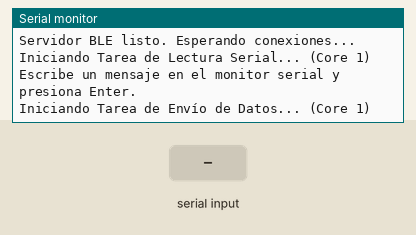
The sketch below on a simulated ESP32. On the bench: the last lines printed to the serial monitor. Inputs (shaded band) come from the test bench. Nothing arrives over Bluetooth unless stated; a phone connects over Bluetooth LE 3 s after start.

Above: at 1.0 s.
1.1 s: "1\n" received over Serial
At 2.8 s:
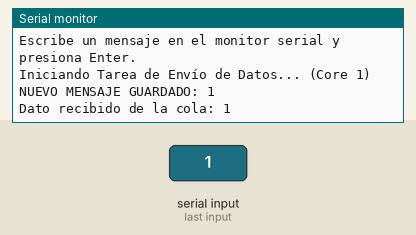
3.5 s: "0\n" received over Serial
At 3.83 s:
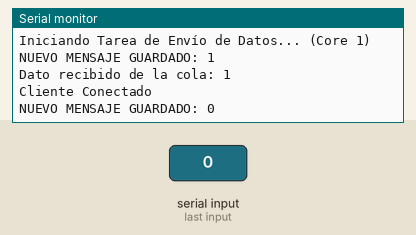
6.5 s: "2\n" received over Serial
At 7.7 s:
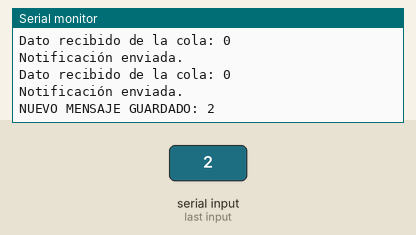
Timing chart, 0 to 9.5 s (numbered marks = the images above; inputs shaded):
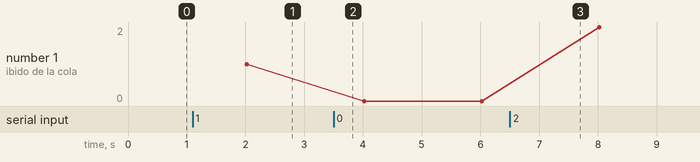

The sketch:

ESP32_BLE_SERVER.ino
```cpp
// (licence header left out)
// --- System & Library Headers ---
#include <BLEDevice.h>
#include <BLEServer.h>
#include <BLEUtils.h>
#include <BLE2902.h>
#include "freertos/FreeRTOS.h"
#include "freertos/task.h"
#include "freertos/queue.h"
#include "freertos/semphr.h" // <-- Incluir para Mutex (Semaphore Handles)

// --- BLE Definitions ---
// Visita www.uuidgenerator.net para crear tus propios UUIDs
#define SERVICE_UUID        "4fafc201-1fb5-459e-8fcc-c5c9c331914b"
#define CHARACTERISTIC_UUID "beb5483e-36e1-4688-b7f5-ea07361b26a8"

// --- FreeRTOS Definitions ---
#define MAX_STRING_LEN 50  // El tamaño máximo del string
#define QUEUE_LENGTH   5   // Cuántos mensajes puede almacenar la cola
#define SEND_INTERVAL_MS 2000 // Enviar el mensaje cada 2 segundos

// --- Global Handles & Flags ---
QueueHandle_t stringQueue;                   // Handle para la cola de FreeRTOS
BLECharacteristic *pCharacteristic;          // Puntero global a la característica
bool deviceConnected = false;                // Flag para el estado de la conexión

// --- Shared Global Variables ---
// Esta sección es crítica para la comunicación entre tareas.
// g_lastMessage es el recurso compartido.
char g_lastMessage[MAX_STRING_LEN] = "Esperando..."; // Almacena el último mensaje
SemaphoreHandle_t g_messageMutex;                    // Mutex para proteger g_lastMessage

// --- BLE Server Callbacks ---
/**
 * @brief Maneja los eventos de conexión y desconexión del cliente BLE.
 */
class MyServerCallbacks: public BLEServerCallbacks {
    /**
     * @brief Se llama cuando un cliente BLE se conecta.
     */
    void onConnect(BLEServer* pServer) {
      deviceConnected = true;
      Serial.println("Cliente Conectado");
    }

    /**
     * @brief Se llama cuando un cliente BLE se desconecta.
     */
    void onDisconnect(BLEServer* pServer) {
      deviceConnected = false;
      Serial.println("Cliente Desconectado");
      // Reiniciar la publicidad para que otros dispositivos puedan conectarse
      pServer->getAdvertising()->start();
    }
};

/**
 * @brief Tarea de FreeRTOS para gestionar el servidor BLE.
 * @param pvParameters Puntero a parámetros de la tarea (no se usa).
 * @note Esta tarea es "data-driven". Se bloquea indefinidamente en
 * `xQueueReceive` esperando que otra tarea le envíe datos.
 *
 * Inicializa la pila BLE, el servidor, el servicio y la característica.
 * Luego entra en un bucle infinito donde:
 * 1. Espera un string de `stringQueue`.
 * 2. Actualiza el valor de la característica BLE.
 * 3. Si hay un cliente conectado, le envía una notificación.
 */
void bleTask(void *pvParameters) {
  Serial.println("Iniciando Tarea BLE... (Core 0)");

  // 1. Inicializar BLE
  BLEDevice::init("ESP32_FreeRTOS_Server");

  // 2. Crear el Servidor BLE
  BLEServer *pServer = BLEDevice::createServer();
  pServer->setCallbacks(new MyServerCallbacks()); // Asignar callbacks

  // 3. Crear el Servicio
  BLEService *pService = pServer->createService(SERVICE_UUID);

  // 4. Crear la Característica
  pCharacteristic = pService->createCharacteristic(
                      CHARACTERISTIC_UUID,
                      BLECharacteristic::PROPERTY_READ   | // Permitir lectura
                      BLECharacteristic::PROPERTY_NOTIFY   // Permitir notificaciones
                    );

  // Se necesita un descriptor BLE2902 para que las notificaciones funcionen
  pCharacteristic->addDescriptor(new BLE2902());

  // 5. Iniciar el Servicio
  pService->start();

  // 6. Iniciar la Publicidad (Advertising)
  BLEAdvertising *pAdvertising = pServer->getAdvertising();
  pAdvertising->addServiceUUID(SERVICE_UUID);
  pAdvertising->setScanResponse(true);
  pAdvertising->setMinPreferred(0x06); // Ayuda con problemas de conexión en iOS
  pAdvertising->setMinPreferred(0x12);
  pServer->getAdvertising()->start();

  Serial.println("Servidor BLE listo. Esperando conexiones...");

  char receivedString[MAX_STRING_LEN]; // Buffer local para recibir el string de la cola

  // 7. Bucle principal de la tarea
  for (;;) {
    // Esperar (bloquear) hasta que un item esté disponible en la cola
    if (xQueueReceive(stringQueue, &receivedString, portMAX_DELAY)) {

      Serial.print("Dato recibido de la cola: ");
      Serial.println(receivedString);

      // Actualizar el valor de la característica
      pCharacteristic->setValue(receivedString);

      // Si hay un cliente conectado, enviarle una notificación
      if (deviceConnected) {
        pCharacteristic->notify();
        Serial.println("Notificación enviada.");
      }
    }
  }
}

/**
 * @brief Tarea que lee del Monitor Serial y GUARDA el mensaje.
 * @param pvParameters Puntero a parámetros de la tarea (no se usa).
 * @note Esta tarea *escribe* en el recurso compartido `g_lastMessage`.
 * Utiliza `g_messageMutex` para garantizar que la escritura sea atómica y
 * segura (thread-safe) y no sea interrumpida por la tarea de lectura.
 *
 * Esta tarea sondea `Serial.available()` en un bucle.
 * Cuando detecta una nueva línea (el usuario presiona Enter):
 * 1. Toma el Mutex (`xSemaphoreTake`), bloqueando a otras tareas.
 * 2. Copia de forma segura el nuevo string en `g_lastMessage`.
 * 3. Libera el Mutex (`xSemaphoreGive`), permitiendo que otras tareas accedan.
 */
void serialReaderTask(void *pvParameters) {
  Serial.println("Iniciando Tarea de Lectura Serial... (Core 1)");
  Serial.println("Escribe un mensaje en el monitor serial y presiona Enter.");

  for (;;) {
    // Verificar si hay datos disponibles en el buffer serial
    if (Serial.available() > 0) {
      String input = Serial.readStringUntil('\n');

      // Quitar espacios en blanco al inicio y al final
      input.trim();

      if (input.length() > 0) {

        // --- INICIO DE SECCIÓN CRÍTICA ---
        // Tomar el Mutex para bloquear el acceso a g_lastMessage
        // Esperará indefinidamente (portMAX_DELAY) si está bloqueado.
        if (xSemaphoreTake(g_messageMutex, portMAX_DELAY) == pdTRUE) {

          // Copiar el contenido del objeto String al array de char global
          strncpy(g_lastMessage, input.c_str(), MAX_STRING_LEN);
          // Asegurarse de que el string termine en nulo, por si input era > MAX_STRING_LEN
          g_lastMessage[MAX_STRING_LEN - 1] = '\0';

          // Liberar el Mutex para que dataSenderTask pueda leer
          xSemaphoreGive(g_messageMutex);

          Serial.print("NUEVO MENSAJE GUARDADO: ");
          Serial.println(g_lastMessage);
        }
        // --- FIN DE SECCIÓN CRÍTICA ---
      }
    }
    // Pequeña pausa para ceder tiempo de CPU a otras tareas
    vTaskDelay(pdMS_TO_TICKS(100));
  }
}

/**
 * @brief Tarea que ENVÍA el último mensaje guardado en un temporizador.
 * @param pvParameters Puntero a parámetros de la tarea (no se usa).
 * @note Esta tarea *lee* del recurso compartido `g_lastMessage`.
 * Utiliza `g_messageMutex` para garantizar una lectura segura (thread-safe).
 *
 * Esta tarea se despierta cada `SEND_INTERVAL_MS` milisegundos.
 * 1. Toma el Mutex (`xSemaphoreTake`) para asegurar que `serialReaderTask` no
 * escriba en `g_lastMessage` mientras esta tarea lo lee.
 * 2. Copia el mensaje global a un *buffer local* (`messageToSend`).
 * 3. Libera el Mutex (`xSemaphoreGive`) INMEDIATAMENTE después de la copia.
 * 4. Envía la copia local (`messageToSend`) a `stringQueue`, donde `bleTask`
 * la recogerá.
 */
void dataSenderTask(void *pvParameters) {
  Serial.println("Iniciando Tarea de Envío de Datos... (Core 1)");
  char messageToSend[MAX_STRING_LEN]; // Buffer local para enviar a la cola

  for (;;) {
    // Esperar el intervalo definido (ej. 2000 ms)
    vTaskDelay(pdMS_TO_TICKS(SEND_INTERVAL_MS));

    // --- INICIO DE SECCIÓN CRÍTICA ---
    // Tomar el Mutex para copiar de forma segura g_lastMessage
    if (xSemaphoreTake(g_messageMutex, portMAX_DELAY) == pdTRUE) {

      // Copiar el mensaje global a nuestro buffer local
      strcpy(messageToSend, g_lastMessage);

      // Liberar el Mutex tan pronto como sea posible.
      // No lo mantenemos mientras enviamos a la cola.
      xSemaphoreGive(g_messageMutex);
    }
    // --- FIN DE SECCIÓN CRÍTICA ---

    // Ahora, enviar la copia local a la cola (fuera de la sección crítica)
    // Esperará hasta 100ms si la cola está llena antes de rendirse
    if (xQueueSend(stringQueue, &messageToSend, pdMS_TO_TICKS(100)) == pdPASS) {
      // El print se hace en bleTask, no es necesario hacerlo aquí
      // Serial.print("Dato enviado a la cola: ");
      // Serial.println(messageToSend);
    } else {
      Serial.println("Error: La cola BLE está llena.");
    }
  }
}

// --- Función Setup de Arduino ---
/**
 * @brief Inicializa el sistema.
 *
 * Esta función realiza los siguientes pasos:
 * 1. Inicia la comunicación Serial para debugging.
 * 2. Crea el Mutex (`g_messageMutex`) para proteger la variable compartida.
 * 3. Crea la Cola (`stringQueue`) para comunicar `dataSenderTask` con `bleTask`.
 * 4. Crea y ancla (pin) todas las tareas a sus respectivos núcleos de CPU.
 * 5. Borra la tarea de `setup/loop` ya que no se usará.
 */
void setup() {
  Serial.begin(115200);
  Serial.println("Iniciando sistema...");

  // 1. Crear el Mutex
  g_messageMutex = xSemaphoreCreateMutex();
  if (g_messageMutex == NULL) {
    Serial.println("Error al crear el Mutex!");
    while(1); // Detener ejecución
  }

  // 2. Crear la cola
  // Almacenará items del tamaño de nuestro array 'char[MAX_STRING_LEN]'
  stringQueue = xQueueCreate(QUEUE_LENGTH, sizeof(char[MAX_STRING_LEN]));
  if (stringQueue == NULL) {
    Serial.println("Error al crear la cola!");
    while(1); // Detener ejecución
  }

  // 3. Crear las tareas

  // Tarea BLE (Core 0 - para todo lo relacionado con WiFi/Bluetooth)
  xTaskCreatePinnedToCore(
    bleTask,
    "BLE Task",
    8192, // BLE necesita un stack GRANDE
    NULL,
    1,    // Prioridad
    NULL,
    0     // Core 0
  );

  // Tarea de Lectura Serial (Core 1 - para lógica de aplicación)
  xTaskCreatePinnedToCore(
    serialReaderTask,
    "Serial Reader Task",
    2048, // Stack normal
    NULL,
    1,    // Prioridad
    NULL,
    1     // Core 1
  );

  // Tarea de Envío de Datos (Core 1 - para lógica de aplicación)
  xTaskCreatePinnedToCore(
    dataSenderTask,
    "Data Sender Task",
    2048, // Stack normal
    NULL,
    1,    // Prioridad
    NULL,
    1     // Core 1
  );

  Serial.println("Setup completo. 3 Tareas iniciadas.");

  // No necesitamos hacer nada en loop(), así que podemos borrar su tarea
  vTaskDelete(NULL);
}

// --- Función Loop de Arduino ---
/**
 * @brief Bucle principal de Arduino - intencionalmente vacío.
 *
 * En este proyecto basado en FreeRTOS, toda la lógica se maneja en
 * Tareas (Tasks) independientes. La tarea que ejecuta `setup()` y `loop()`
 * se borra en `setup()` llamando a `vTaskDelete(NULL)`, por lo que esta
 * función `loop()` nunca se ejecuta.
 */
void loop() {
  // Vacío
}
```

Measured:
- after the input at 1.1 s, the serial monitor: prints a new line at once (image 1)
- after the input at 3.5 s, the serial monitor: prints a new line at once (image 2)
- after the input at 6.5 s, the serial monitor: prints a new line at once (image 3)
- plotted number 1: 1 → 0 after the input at 3.5 s, 0 → 2 after the input at 6.5 s
